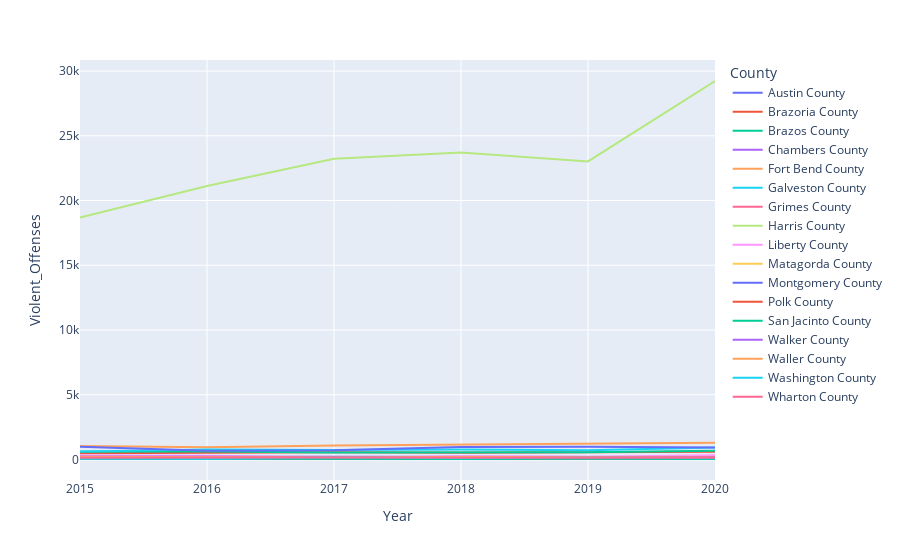

This figure's notebook cell:
### Code cell
# Violent crimes houston area over 5 years
fig = px.line(df, x="Year" , y="Violent_Offenses", color="County")
fig.show()

### Figure 1 — Plotly figure (JSON) as saved in the notebook; plotly's stock layout.template omitted (floating-point values rounded to 4 significant figures)
{"data": [{"hovertemplate": "County=Austin County<br>Year=%{x}<br>Violent_Offenses=%{y}<extra></extra>", "legendgroup": "Austin County", "line": {"color": "#636efa", "dash": "solid"}, "marker": {"symbol": "circle"}, "mode": "lines", "name": "Austin County", "orientation": "v", "showlegend": true, "type": "scatter", "x": [2015, 2016, 2017, 2018, 2019, 2020], "xaxis": "x", "y": [61, 49, 45, 43, 43, 42], "yaxis": "y"}, {"hovertemplate": "County=Brazoria County<br>Year=%{x}<br>Violent_Offenses=%{y}<extra></extra>", "legendgroup": "Brazoria County", "line": {"color": "#EF553B", "dash": "solid"}, "marker": {"symbol": "circle"}, "mode": "lines", "name": "Brazoria County", "orientation": "v", "showlegend": true, "type": "scatter", "x": [2015, 2016, 2017, 2018, 2019, 2020], "xaxis": "x", "y": [470, 513, 560, 512, 533, 587], "yaxis": "y"}, {"hovertemplate": "County=Brazos County<br>Year=%{x}<br>Violent_Offenses=%{y}<extra></extra>", "legendgroup": "Brazos County", "line": {"color": "#00cc96", "dash": "solid"}, "marker": {"symbol": "circle"}, "mode": "lines", "name": "Brazos County", "orientation": "v", "showlegend": true, "type": "scatter", "x": [2015, 2016, 2017, 2018, 2019, 2020], "xaxis": "x", "y": [587, 608, 529, 549, 555, 661], "yaxis": "y"}, {"hovertemplate": "County=Chambers County<br>Year=%{x}<br>Violent_Offenses=%{y}<extra></extra>", "legendgroup": "Chambers County", "line": {"color": "#ab63fa", "dash": "solid"}, "marker": {"symbol": "circle"}, "mode": "lines", "name": "Chambers County", "orientation": "v", "showlegend": true, "type": "scatter", "x": [2015, 2016, 2017, 2018, 2019, 2020], "xaxis": "x", "y": [110, 131, 89, 53, 81, 126], "yaxis": "y"}, {"hovertemplate": "County=Fort Bend County<br>Year=%{x}<br>Violent_Offenses=%{y}<extra></extra>", "legendgroup": "Fort Bend County", "line": {"color": "#FFA15A", "dash": "solid"}, "marker": {"symbol": "circle"}, "mode": "lines", "name": "Fort Bend County", "orientation": "v", "showlegend": true, "type": "scatter", "x": [2015, 2016, 2017, 2018, 2019, 2020], "xaxis": "x", "y": [1034, 935, 1073, 1152, 1246, 1287], "yaxis": "y"}, {"hovertemplate": "County=Galveston County<br>Year=%{x}<br>Violent_Offenses=%{y}<extra></extra>", "legendgroup": "Galveston County", "line": {"color": "#19d3f3", "dash": "solid"}, "marker": {"symbol": "circle"}, "mode": "lines", "name": "Galveston County", "orientation": "v", "showlegend": true, "type": "scatter", "x": [2015, 2016, 2017, 2018, 2019, 2020], "xaxis": "x", "y": [610, 764, 732, 768, 715, 927], "yaxis": "y"}, {"hovertemplate": "County=Grimes County<br>Year=%{x}<br>Violent_Offenses=%{y}<extra></extra>", "legendgroup": "Grimes County", "line": {"color": "#FF6692", "dash": "solid"}, "marker": {"symbol": "circle"}, "mode": "lines", "name": "Grimes County", "orientation": "v", "showlegend": true, "type": "scatter", "x": [2015, 2016, 2017, 2018, 2019, 2020], "xaxis": "x", "y": [85, 70, 48, 39, 33, 69], "yaxis": "y"}, {"hovertemplate": "County=Harris County<br>Year=%{x}<br>Violent_Offenses=%{y}<extra></extra>", "legendgroup": "Harris County", "line": {"color": "#B6E880", "dash": "solid"}, "marker": {"symbol": "circle"}, "mode": "lines", "name": "Harris County", "orientation": "v", "showlegend": true, "type": "scatter", "x": [2015, 2016, 2017, 2018, 2019, 2020], "xaxis": "x", "y": [18684, 21126, 23222, 23709, 23021, 29232], "yaxis": "y"}, {"hovertemplate": "County=Liberty County<br>Year=%{x}<br>Violent_Offenses=%{y}<extra></extra>", "legendgroup": "Liberty County", "line": {"color": "#FF97FF", "dash": "solid"}, "marker": {"symbol": "circle"}, "mode": "lines", "name": "Liberty County", "orientation": "v", "showlegend": true, "type": "scatter", "x": [2015, 2016, 2017, 2018, 2019, 2020], "xaxis": "x", "y": [294, 282, 113, 247, 215, 315], "yaxis": "y"}, {"hovertemplate": "County=Matagorda County<br>Year=%{x}<br>Violent_Offenses=%{y}<extra></extra>", "legendgroup": "Matagorda County", "line": {"color": "#FECB52", "dash": "solid"}, "marker": {"symbol": "circle"}, "mode": "lines", "name": "Matagorda County", "orientation": "v", "showlegend": true, "type": "scatter", "x": [2015, 2016, 2017, 2018, 2019, 2020], "xaxis": "x", "y": [85, 117, 143, 136, 156, 169], "yaxis": "y"}, {"hovertemplate": "County=Montgomery County<br>Year=%{x}<br>Violent_Offenses=%{y}<extra></extra>", "legendgroup": "Montgomery County", "line": {"color": "#636efa", "dash": "solid"}, "marker": {"symbol": "circle"}, "mode": "lines", "name": "Montgomery County", "orientation": "v", "showlegend": true, "type": "scatter", "x": [2015, 2016, 2017, 2018, 2019, 2020], "xaxis": "x", "y": [976, 678, 705, 969, 972, 925], "yaxis": "y"}, {"hovertemplate": "County=Polk County<br>Year=%{x}<br>Violent_Offenses=%{y}<extra></extra>", "legendgroup": "Polk County", "line": {"color": "#EF553B", "dash": "solid"}, "marker": {"symbol": "circle"}, "mode": "lines", "name": "Polk County", "orientation": "v", "showlegend": true, "type": "scatter", "x": [2015, 2016, 2017, 2018, 2019, 2020], "xaxis": "x", "y": [129, 104, 119, 107, 104, 103], "yaxis": "y"}, {"hovertemplate": "County=San Jacinto County<br>Year=%{x}<br>Violent_Offenses=%{y}<extra></extra>", "legendgroup": "San Jacinto County", "line": {"color": "#00cc96", "dash": "solid"}, "marker": {"symbol": "circle"}, "mode": "lines", "name": "San Jacinto County", "orientation": "v", "showlegend": true, "type": "scatter", "x": [2015, 2016, 2017, 2018, 2019, 2020], "xaxis": "x", "y": [66, 43, 53, 40, 43, 37], "yaxis": "y"}, {"hovertemplate": "County=Walker County<br>Year=%{x}<br>Violent_Offenses=%{y}<extra></extra>", "legendgroup": "Walker County", "line": {"color": "#ab63fa", "dash": "solid"}, "marker": {"symbol": "circle"}, "mode": "lines", "name": "Walker County", "orientation": "v", "showlegend": true, "type": "scatter", "x": [2015, 2016, 2017, 2018, 2019, 2020], "xaxis": "x", "y": [226, 231, 204, 185, 223, 196], "yaxis": "y"}, {"hovertemplate": "County=Waller County<br>Year=%{x}<br>Violent_Offenses=%{y}<extra></extra>", "legendgroup": "Waller County", "line": {"color": "#FFA15A", "dash": "solid"}, "marker": {"symbol": "circle"}, "mode": "lines", "name": "Waller County", "orientation": "v", "showlegend": true, "type": "scatter", "x": [2015, 2016, 2017, 2018, 2019, 2020], "xaxis": "x", "y": [199, 146, 143, 184, 134, 141], "yaxis": "y"}, {"hovertemplate": "County=Washington County<br>Year=%{x}<br>Violent_Offenses=%{y}<extra></extra>", "legendgroup": "Washington County", "line": {"color": "#19d3f3", "dash": "solid"}, "marker": {"symbol": "circle"}, "mode": "lines", "name": "Washington County", "orientation": "v", "showlegend": true, "type": "scatter", "x": [2015, 2016, 2017, 2018, 2019, 2020], "xaxis": "x", "y": [71, 59, 148, 91, 135, 86], "yaxis": "y"}, {"hovertemplate": "County=Wharton County<br>Year=%{x}<br>Violent_Offenses=%{y}<extra></extra>", "legendgroup": "Wharton County", "line": {"color": "#FF6692", "dash": "solid"}, "marker": {"symbol": "circle"}, "mode": "lines", "name": "Wharton County", "orientation": "v", "showlegend": true, "type": "scatter", "x": [2015, 2016, 2017, 2018, 2019, 2020], "xaxis": "x", "y": [135, 156, 145, 131, 122, 130], "yaxis": "y"}], "layout": {"legend": {"title": {"text": "County"}, "tracegroupgap": 0}, "margin": {"t": 60}, "xaxis": {"anchor": "y", "domain": [0, 1], "title": {"text": "Year"}}, "yaxis": {"anchor": "x", "domain": [0, 1], "title": {"text": "Violent_Offenses"}}}}
